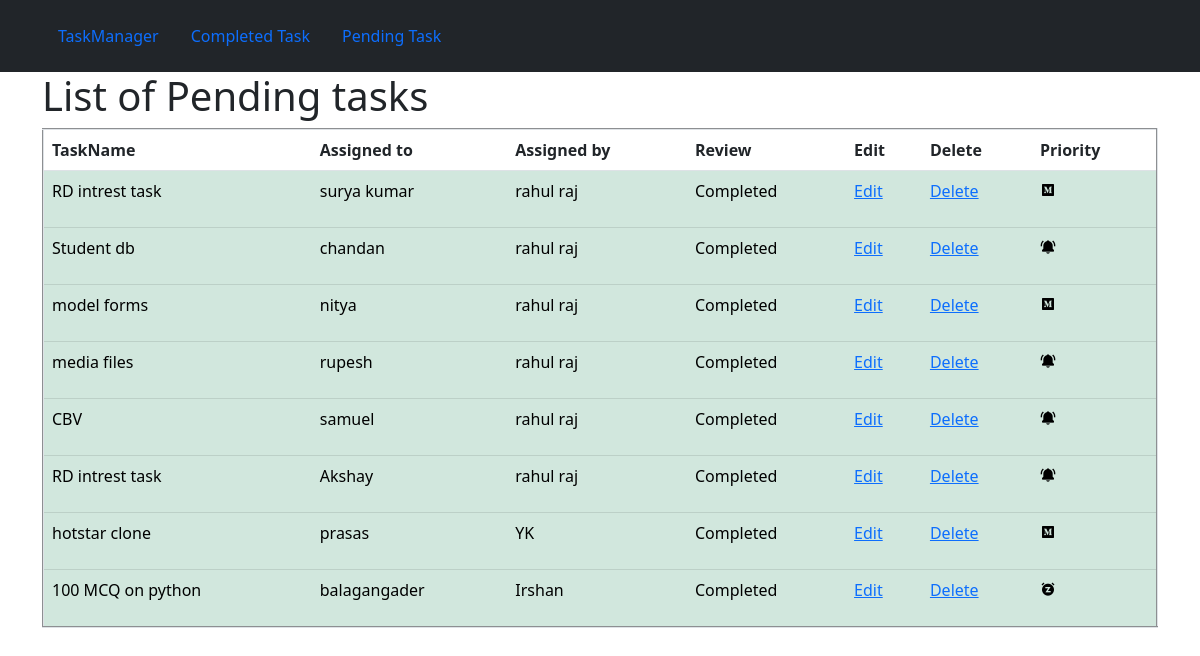
Page /pending/ on the committed database.
### taskapp/models.py (models this page shows, shortened)
class tasklist(models.Model):
    task_name = models.CharField(max_length=200)
    assingned_to = models.CharField(max_length=200)
    assigned_by = models.CharField(max_length=200)
    review = models.BooleanField(default=False)
    priority = models.CharField(max_length=200)

### taskapp/views.py (the view)
# urls.py: path('pending/',views.pending_tasks,name="pending"),
def pending_tasks(request):
    tasks = tasklist.objects.all()
    return render(request,"pending_task.html",{'tasks':tasks})

### templates/pending_task.html
{% extends 'base.html' %}
{% block content %}
<div class="container">
    <div class="jumbotron">
        <h1>List of Pending tasks</h1>
        <table class="table" border="2px" cellpadding="5px">
            <tr>
              <th>TaskName</th>
              <th>Assigned to</th>
              <th>Assigned by</th>
              <th>Review</th>
              <th>Edit</th>
              <th>Delete</th>
              <th>Priority</th>
            </tr>
              {% for task in tasks %}
                  {% if task.review %}
                      <tr class="table-success">
                          <td>{{ task.task_name }}</td>
                          <td>{{ task.assingned_to }}</td>
                          <td>{{ task.assigned_by }}</td>
                          <td>Completed</td>
                          <td><a href="#">Edit</a></td>
                          <td><a href="#">Delete</a></td>
                          <td>
                              {% if task.priority == 'high' or task.priority == 'High' %}
                                  <p><i class='bx bxs-bell-ring'></i></p>
                              {% elif task.priority == 'medium' or task.priority == 'Medium' %}
                                  <p><i class='bx bxl-medium-square'></i></p>
                              {% elif task.priority == 'low' or task.priority == 'Low' %}
                                  <p><i class='bx bxs-alarm-snooze' ></i></p>
                              {% endif %}
                          </td>
                      </tr>
                  {% endif %}
              {% endfor %}
          </table>
    </div>
</div>
{% endblock %}

### rows in the picture
tasklist: task_name "RD intrest task", assingned_to "surya kumar", assigned_by "rahul raj", priority "medium" (drawn)
tasklist: task_name "Student db", assingned_to "chandan", assigned_by "rahul raj", priority "high" (drawn)
tasklist: task_name "model forms", assingned_to "nitya", assigned_by "rahul raj", priority "medium" (drawn)
tasklist: task_name "media files", assingned_to "rupesh", assigned_by "rahul raj", priority "high" (drawn)
tasklist: task_name "CBV", assingned_to "samuel", assigned_by "rahul raj", priority "high" (drawn)
tasklist: task_name "RD intrest task", assingned_to "Akshay", assigned_by "rahul raj", priority "high" (drawn)
tasklist: task_name "hotstar clone", assingned_to "prasas", assigned_by "YK", priority "medium" (drawn)
tasklist: task_name "100 MCQ on python", assingned_to "balagangader", assigned_by "Irshan", priority "low" (drawn)
